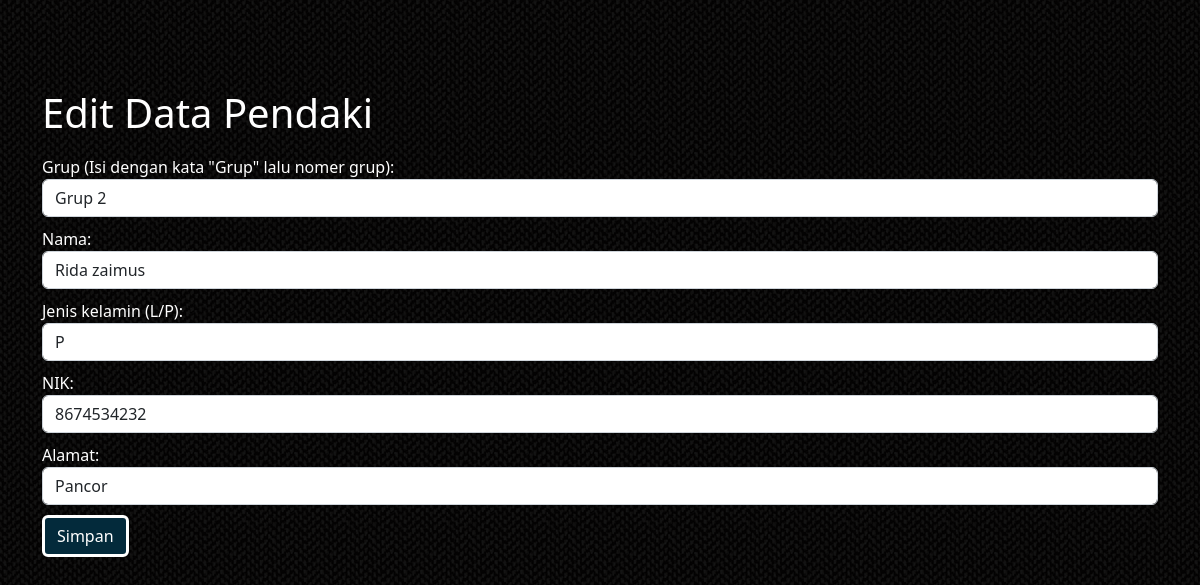
The app's page /editp.php?nom=17 with its own data.
### tables this page shows
CREATE TABLE `pendaki` (
  `nom` int(100) NOT NULL,
  `id` varchar(255) NOT NULL,
  `grup` varchar(255) NOT NULL,
  `nama` varchar(300) NOT NULL,
  `jenis` varchar(5) NOT NULL,
  `nik` varchar(255) NOT NULL,
  `alamat` varchar(300) NOT NULL
);

### editp.php (the view, shortened to what this page needs)
<!DOCTYPE html>
<html>
<head>
    <link href="https://cdn.jsdelivr.net/npm/bootstrap@5.2.0/dist/css/bootstrap.min.css" rel="stylesheet">
</head>
<body>
<div class="container">
    <?php
    include "konedb.php";
    function input($data) {
        $data = trim($data);
        $data = stripslashes($data);
        $data = htmlspecialchars($data);
        return $data;
    }
    if (isset($_GET['nom'])) {
        $nom=input($_GET["nom"]);
        $sql="select * from pendaki where nom=$nom";
        $hasil=mysqli_query($db,$sql);
        $data = mysqli_fetch_assoc($hasil);
    }
    ?>
    <h1>Edit Data Pendaki</h1>
    <form action="<?php echo htmlspecialchars($_SERVER["PHP_SELF"]);?>" method="post">
        <div class="form-group">
            <label>Grup (Isi dengan kata "Grup" lalu nomer grup):</label>
            <input type="text" name="grup" class="form-control" value="<?php echo $data['grup']; ?>" required />
        </div>
        <div class="form-group">
            <label>Nama:</label>
            <input type="text" name="nama" class="form-control" value="<?php echo $data['nama']; ?>"  required/>
        </div>
        <div class="form-group">
            <label>Jenis kelamin (L/P):</label>
            <input type="text" name="jenis" class="form-control" value="<?php echo $data['jenis']; ?>"  required/>
        </div>
        <div class="form-group">
            <label>NIK:</label>
            <input type="text" name="nik" class="form-control" value="<?php echo $data['nik']; ?>"  required/>
        </div>
        <div class="form-group">
            <label>Alamat:</label>
            <input type="text" name="alamat" class="form-control" value="<?php echo $data['alamat']; ?>" required/>
        </div>
        <button type="submit" name="submit" class="btn btn-primary">Simpan</button>
    </form>
</div>
</body>
</html>

### editp.php (style rules this page uses)
body { background-image: url("img/zig\ zag\ wool.webp"); }
.btn { margin-top: 10px; border: 3px solid #ffffff; background: #032A3B; color: #ffffff; }
h1 { margin-top: 8%; color: white; }
label { color: white; margin-top: 10px; }

### records on screen
pendaki: grup "Grup 2", nama "Rida zaimus", jenis "P", nik "8674534232", alamat "Pancor"
